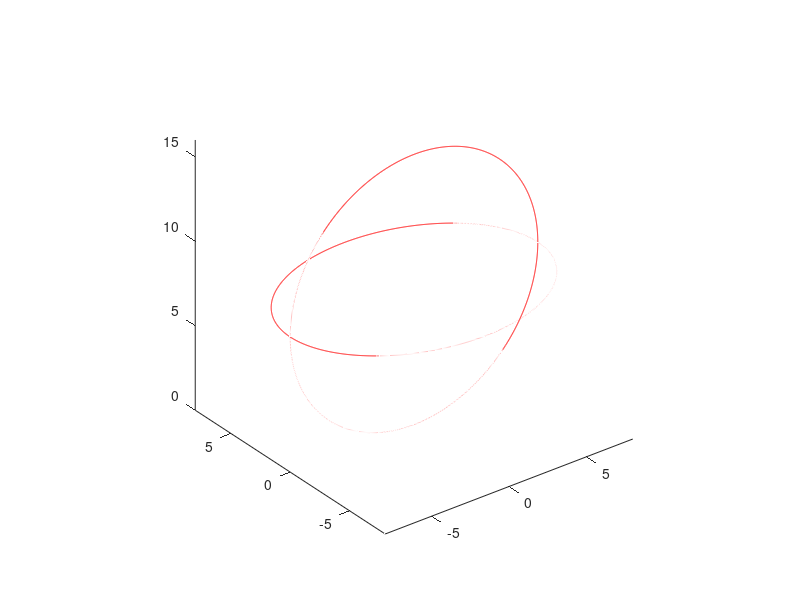

Write the MATLAB code that produced this figure. (Note: this script raises an error after producing the figure.)
clc
clear
close all
% Ellipsoid Parameters

figure (1)
% % Major and Minor Axis of Ellipsid 
L1 = 8;
L2 = 6;
L3 = L1;
% 
n1 = -10;
n2 = 10;

% Center of Ellipsoid
xc = 0;
yc = 0;
zc = 8;

z_el=@(x,y) [-1 +1].*(L3*sqrt(1-((x-xc).^2/L1.^2)-((y-yc).^2/L2.^2)))+zc;
t = 0:0.1:360;

n1 = -10;
n2 = 10;

%  3D x-z plane
xS = L1*cosd(t)+xc ;
yS = L2*sind(t)+yc ;
zS = L3*sind(t)+zc ;
plot3(xS,ones(size(xS))*yc,zS,'r')
axis equal
hold on
plot3(xS,yS,ones(size(xS)).*zc,'r')
hold on
% plot3(xc*ones(size(xS)),yS,zS,'r')


% Surface Grid
[x1,y1] = meshgrid(n1:0.1:n2);
tt =linspace(n1,n2,length(x1));
zg = repmat(linspace(0,8,length(tt)),length(x1),1);
rng('default')
zg = zg + rand(size(zg));
T = griddedInterpolant(x1',y1',zg');
surf(x1,y1,zg,'EdgeColor','none');

grid on
xlabel(' x [m]')
ylabel(' y [m]')
zlabel(' z [m]')
axis equal
hold off
hold on




%% Extract Points 


t=1;
j=1;


Top= [];
Bottom= [];
X = [];
Y= [];
 




while true
    
    Range_X =  x1(t,j);
    Range_Y =  y1(t,j);
    temp = z_el(Range_X,Range_Y);
    
    if isreal(temp(1))
        if T(Range_X,Range_Y) >= temp(1)
            Top(end+1)   = T(Range_X,Range_Y);
            Bottom(end+1)= temp(1);
            X(end+1) = Range_X;
            Y(end+1) = Range_Y;
            
        end
    end
    if isreal(temp(2))
        if T(Range_X,Range_Y) >= temp(2)
            Top(end+1)   = T(Range_X,Range_Y);
            Bottom(end+1)= temp(2);
            X(end+1) = Range_X;
            Y(end+1) = Range_Y;
        end
    end
    
    
    if j == length(T.Values) && t== length(T.Values)
        break
    end
    
    if j ==length(T.Values)
        j=1;
        t=t+1;
    end
    j = j+1;
end


%%

% To seperate elements of z_el individually 
indexat = @(z_el, index) z_el(index); % to handle the indexes of the output
test1 = @(x,y,index) indexat(z_el(x,y), index); 
test  = @(x,y,i) abs(T(x,y)-test1(x,y,i)); % abs value of the difference between
% the topography and the intersecting point of the the same vertical
% distance on the slip cirle
temp  = [];

% Along X direction , find the points where y starts changing. from max
% befinning and from min beginning
for i = min(min(x1)):0.1: max(max(x1))
    
    % the minimum vertical distance at x certain point
    tempy1 = fminsearch(@(y) test(i,y,1),min(min(y1))) ;
    % Start from bottom
    if isreal(test(i,tempy1,1)) && test1(i,tempy1,1) <= T(i,tempy1) &&...% topo must be higher than the point below
            T(i,tempy1)<= test1(i,tempy1,2) % topo must be lower than the point above
        temp(end+1,:) = [i,tempy1,test1(i,tempy1,1)];
    end

    tempy2 = fminsearch(@(y) test(i,y,1),max(max(y1))) ;
    % Start from above
    if isreal(test(i,tempy2,1)) && test1(i,tempy2,1) <= T(i,tempy2) &&...
            T(i,tempy2)<= test1(i,tempy2,2)
        temp(end+1,:) = [i,tempy2,test1(i,tempy2,1)];
    end
    
     tempy3 = fminsearch(@(y) test(i,y,2),min(min(y1))) ;
    if isreal(test(i,tempy3,2)) && test1(i,tempy3,1) <= T(i,tempy3) &&...
            T(i,tempy3)<= test1(i,tempy3,2)
        temp(end+1,:) = [i,tempy3,test1(i,tempy3,2)];
    end
     
     tempy4 = fminsearch(@(y) test(i,y,2),max(max(y1))) ;
    if isreal(test(i,tempy4,2)) && test1(i,tempy4,1) <= T(i,tempy4) &&...
            T(i,tempy4)<= test1(i,tempy4,2)
        temp(end+1,:) = [i,tempy4,test1(i,tempy4,2)];
    end
end
figure(2)
plot(temp(:,1),temp(:,2))
xlabel(' x [m] ') 
ylabel(' y [m] ')
grid on


%%
temp_change=temp;
temp_new=temp(1,:);
a = temp_change(1,1:2);
k = dsearchn(temp_change(2:end,1:2),a);
temp_new(end+1,:) = temp_change(1+k,:);
temp_change(1:2,:) = [];

for i = 1:numel(temp(:,1))-4
    k = dsearchn(temp_change(:,1:2),temp_new(end,1:2));
    temp_new(end+1,:) = temp_change(k,:);
    temp_change(k,:) = [];
end
temp_new = [temp_new; temp_new(1,:)];
hold on
plot3(temp_new(:,1),temp_new(:,2),temp_new(:,3))
xS = temp_new(:,1);
yS = temp_new(:,2);
zS = temp_new(:,3);
figure(3)
plot(xS,yS,'b')
xlabel(' x [m] ') 
ylabel(' y [m] ')
grid on

%%
figure(3)


[sqrX,sqrY] = meshgrid(n1 : n2);
z = zeros(size(sqrX));

for k = 1:length(sqrX)
    plot([sqrX(k) sqrX(k)], [sqrY(1) sqrY(end)],'k')
    hold on
    plot([sqrX(1) sqrX(end)], [sqrY(k) sqrY(k)],'k')
    plot(sqrX,sqrY,'k')
  
end

hold on
plot(xS,yS,'r')
daspect([1 1 1])
xlabel(' x [m] ') 
ylabel(' y [m] ')
title (' Ellipsoidal Slip Surface on X-Y Plane')


%% Generate a matrix to find out the squares intersect with ellipsoid


A(:,:,1) = sqrX;
A(:,:,2) = sqrY;
Square_Matrix = zeros(2,2,2); % Generate a matrix with 4 corners of (x,y)
Square_Row_Number = length(sqrX);


% INITIALS
j =1;
count=0;
i=1;
Red_Squares =0;
Coordinates =0;
n=1;
CoordinatesX_Blue_Squares (1,1:5) = 0;
CoordinatesY_Blue_Squares (1,1:5) = 0;


figure(4)
plot(xS,yS)
hold on
while i
    Square_Matrix = A(i:i+1,j:j+1,1:2);
    j=j+1;
    
    xSquares = [Square_Matrix(2,1,1) Square_Matrix(1,1,1) Square_Matrix(1,2,1)...
        Square_Matrix(2,2,1) Square_Matrix(2,1,1)];
    ySquares = [Square_Matrix(2,1,2) Square_Matrix(1,1,2) Square_Matrix(1,2,2)...
        Square_Matrix(2,2,2) Square_Matrix(2,1,2)];
    
    xSquares_Max = max(xSquares);
    xSquares_Min = min(xSquares);
    
    ySquares_Max = max(ySquares);
    ySquares_Min = min(ySquares);
    
    [in,on] = inpolygon(xS,yS,xSquares,ySquares);
    outx = xS(in);
    outy = yS(in);
    Box_No = num2str(count);
    
    if any( outx<xSquares_Max & outx > xSquares_Min) && any(outy < ySquares_Max...
            & outy > ySquares_Min)
        fill(xSquares,ySquares,'r')
        Red_Squares(end+1) = count;
        CoordinatesX (n,1:5) = xSquares;
        CoordinatesY (n,1:5) = ySquares;
        n=n+1;
        text((xSquares_Min +xSquares_Max)/2,(ySquares_Min+ ySquares_Max)/2,Box_No)
    else
        fill(xSquares,ySquares,'b')
        text(((xSquares_Min +xSquares_Max)/2),((ySquares_Min+ ySquares_Max)/2),Box_No)
        CoordinatesX_Blue_Squares (end+1,1:5) = xSquares(:,1:5);
        
        CoordinatesY_Blue_Squares (end+1,1:5) = ySquares(:,1:5);
    end
    
    hold on
    
    
    if j==Square_Row_Number
        j=1;
        i=i+1;
    end
    
    count = count +1;
    if count == (Square_Row_Number-1)^2
        break
    end
end
xlabel(' x [m] ')
ylabel(' y [m] ')
title ( 'Squares Intersecting with the Ellipse')
% SQUARES 1
CoordinatesX_Blue_Squares (1,:) = [];
CoordinatesY_Blue_Squares (1,:) = [];
 
%% Table
Red_Squares(1) = [];
No = 1:length(Red_Squares);
for i =1:length(CoordinatesX)
    
    formatSpec = '(%d,%d)';
    x1_y2(i) = convertCharsToStrings(sprintf(formatSpec,CoordinatesX(i,1),CoordinatesY(i,1)));
    x1_y1(i) = convertCharsToStrings(sprintf(formatSpec,CoordinatesX(i,2),CoordinatesY(i,2)));
    x2_y1(i)= convertCharsToStrings(sprintf(formatSpec,CoordinatesX(i,3),CoordinatesY(i,3)));
    x2_y2(i) = convertCharsToStrings(sprintf(formatSpec,CoordinatesX(i,4),CoordinatesY(i,4)));
    
    
end

T2=table(No',Red_Squares',x1_y2',x1_y1',x2_y1',x2_y2');
T2.Properties.VariableNames = {'Number','No of Effected Sqaures','X1,Y2','X1,Y1','X2,Y1','X2,Y2'};

%% Divison of Effected Squares

figure(5)

for k = 1:length(sqrX)
    plot([sqrX(k) sqrX(k)], [sqrY(1) sqrY(end)],'k')
    hold on
    plot([sqrX(1) sqrX(end)], [sqrY(k) sqrY(k)],'k')
     plot(sqrX,sqrY,'k')
end
plot(xS,yS,'b','LineWidth',1)
hold on
daspect([1 1 1])

CoordsX(1,1:5) = 0;
CoordsY(1,1:5) = 0;

div = 4;
n = @(n) 1/(2^n);
n = n(div);


k=1;
for i= 1: length(CoordinatesX)
    
    X1_min(i,1) = min(CoordinatesX(i,:));
    X2_max(i,1) = max(CoordinatesX(i,:));
    Y1_min(i,1) = min(CoordinatesY(i,:));
    Y2_max(i,1) = max(CoordinatesY(i,:));
end


while k
    try
        X1= X1_min(k);
        X2= X2_max(k);
        Y1= Y1_min(k);
        Y2= Y2_max(k);
        
        
        
        
        
        [CoordinatesX_add_sqrs...
            ,CoordinatesY_add_sqrs,CoordinatesX_back_to_loop...
            ,CoordinatesY_back_to_loop,DifferenceX] =...
            square_produce(n,X1,X2,Y1,Y2,xS,yS);
        
        CoordinatesX_add_sqrs(1,:)= [];
        CoordinatesY_add_sqrs(1,:)= [];
        CoordinatesX_back_to_loop(1,:) = [];
        CoordinatesY_back_to_loop(1,:) = [];
        
        
        if numel(CoordinatesX_add_sqrs) >=5 && numel(CoordinatesY_add_sqrs) >= 5
            % USE FOR FoS CALCULATION %COORDS
            CoordsX=[ CoordsX ; CoordinatesX_add_sqrs];
            CoordsY=[ CoordsY ; CoordinatesY_add_sqrs];
            %         plot(CoordinatesX_add_sqrs,CoordinatesY_add_sqrs,'+')
            %         pause(0.5)
            %         hold on
        end
        
        if numel(CoordinatesX_back_to_loop) >= 5 && numel(CoordinatesY_back_to_loop) >= 5
            [valmin,locmin] = min(CoordinatesX_back_to_loop');
            [valmax,locmax] = max(CoordinatesX_back_to_loop');
            CoordinatesX =[CoordinatesX; CoordinatesX_back_to_loop];
            X1_min = [X1_min; valmin'];
            X2_max = [X2_max; valmax'];
            [valmin,locmin] = min(CoordinatesY_back_to_loop');
            [valmax,locmax] = max(CoordinatesY_back_to_loop');
            CoordinatesY =[CoordinatesY; CoordinatesX_back_to_loop];
            Y1_min = [Y1_min; valmin'];
            Y2_max = [Y2_max; valmax'];
        end
        
        k = k+1;
    catch
        break
    end
    %        if k==1360
    %            break
    %        end
    
    
    
end

hold on


for i = 1:length(CoordsX)
    plot(CoordsX(i,:),CoordsY(i,:),'r')
    hold on
end





%% Coordinates of All Squares in Ellipsoid

% Blue Squares that has no intersection with ellipsoid (inside)
CoordsX_Blue_in_Ellip(1,1:5) = 0;
CoordsY_Blue_in_Ellip(1,1:5) = 0;
for i = 1 :length(CoordinatesX_Blue_Squares(:,1))
B_x = CoordinatesX_Blue_Squares(i,:);
B_y = CoordinatesY_Blue_Squares(i,:);
xSquares = [ B_x(1)  B_x(2)  B_x(3)  B_x(4)  B_x(5)];
ySquares = [ B_y(1)  B_y(2)  B_y(3)  B_y(4)  B_y(5)];


[in,on] =inpolygon(xSquares,ySquares,xS,yS);
 if sum(in) == 5
     % Blue Squares In the Ellipsoid 2D
     CoordsX_Blue_in_Ellip(end+1,1:5) = xSquares; 
     CoordsY_Blue_in_Ellip(end+1,1:5) = ySquares;
     plot(xSquares(in),ySquares(in),'b','LineWidth',2)
     hold on
 end
end
CoordsX_Blue_in_Ellip(1,:) = [];
CoordsY_Blue_in_Ellip(1,:) = [];

% Red Squares in the Ellipsoid 2D
CoordsX(1,:) = [];
CoordsY(1,:) = [];
% Combine All 2D Coordinates
CoordsX_2D = [CoordsX(:,1:5);CoordsX_Blue_in_Ellip(:,1:5)];
CoordsY_2D = [CoordsY(:,1:5);CoordsY_Blue_in_Ellip(:,1:5)];





%% Factor of Safety Calculation

% Find Angles
figure(1)
hold on

 sigma_Crit = [];
    sigmass = [];
for i =100%:length(CoordsX_2D(:,1))
    Col_Top = [];
    Col_Bot = [];
    Col_Height = [];
    x3D = CoordsX_2D(i,1:5);
    y3D = CoordsY_2D(i,1:5);
    hold on
    
    %Column Edges
    for k = 1 :length(x3D)
   
        x_col = [x3D(k) x3D(k)];
        
        y_col = [y3D(k) y3D(k)];
        
        Col_Top(end+1) = T(x3D(k),y3D(k));
        Col_Bot(end+1)= min(z_el(x3D(k),y3D(k)));
        Col_Height(end+1) = Col_Top(end)- Col_Bot(end);

  
        
        %Column Edges
       plot3(x_col,y_col,[Col_Top(end) Col_Bot(end)],'r','LineWidth',2) 
        hold on
        
    end
    
    % Column Top
    fill3(x3D,y3D,Col_Top,[1,0,0])
    hold on
    % Column Bottom
    fill3(x3D,y3D,Col_Bot,[1,0,0])
   
    % slope angle in x direction
    Horz_L1 = abs(diff(unique(x3D)));
    Vert = abs(diff(Col_Bot(2:3)));
    ax1 = Vert/Horz_L1 ;
    
    Horz_L1 = abs(diff(unique(x3D)));
    Vert = abs(Col_Bot(4)-Col_Bot(1));
    ax2 = Vert/Horz_L1 ;
    ax = (ax1+ax2)/2;
    ax_ang = atand(ax);
    
    % slope angle in y direction
    Horz_L2 = diff(unique(y3D));
    Vert = abs(diff(Col_Bot(1:2)));
    ay1 = Vert/Horz_L2;
    
    
    Horz_L2 = abs(diff(unique(y3D)));
    Vert = abs(diff(Col_Bot(3:4)));
    ay2 = Vert/Horz_L2;
    ay = (ay1+ay2)/2;
    ay_ang = atand(ay);
    Length = [  Horz_L1 Horz_L2];
    % Total Slope
    a_total = sqrt((ax^2)+(ay^2));
    a_total_slopedegree = atand(a_total);
    g = 9.81; % m/s2
    p = 2000; % kg/m3
    C = 1300; % kg/m2
    phi = 23;
    
    h = sum(Col_Height)/5
   

    
        cosdip = (1+(tand(ax_ang)^2)+(tand(ay_ang)^2))^(-1/2);
        W = p*g*h.*Length;
        A = Length.*(((1-(sind(ax_ang)^2)*(sind(ay_ang)^2))^(1/2))/cosd(ax_ang)*cosd(ay_ang))
        % Soil Parameters to use in stress tensor
        sigma_Crit = (C*A+W*cosdip*tand(phi))
        sigmass = W*sind(ax_ang)

    f_loc = sum(sigma_Crit)/sum(sigmass)
    
hold on
    
    FoS_loc = (tand(phi)/tand(a_total_slopedegree))+ (C/ (p*g*h*cosd(a_total_slopedegree)*sind(a_total_slopedegree)))
    if FoS_loc <= 1
    fill3(x3D,y3D,Col_Top,[0,0,1]) % Top of Column
    hold on
    end
  
end
 FoS_loc = (tand(phi)/tand(a_total_slopedegree))+ (C/ (p*g*h*cosd(a_total_slopedegree)*sind(a_total_slopedegree)))